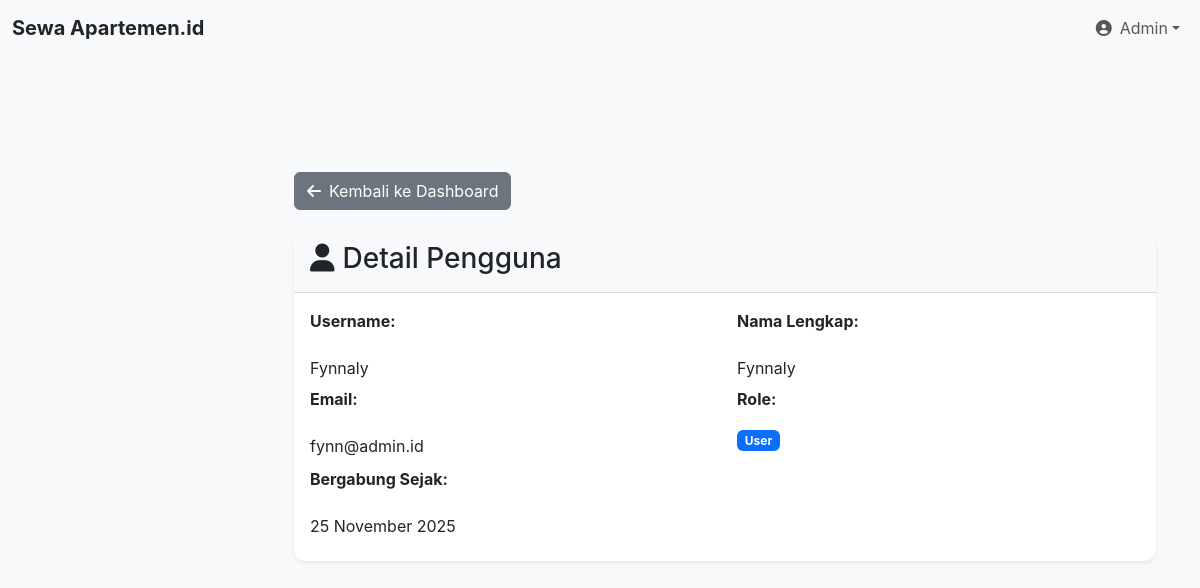
Page /view-user.php?id=4 (signed in) on the committed database.
### tables this page shows
CREATE TABLE `users` (
  `id` int(11) NOT NULL,
  `username` varchar(50) NOT NULL,
  `password` varchar(255) NOT NULL,
  `email` varchar(100) NOT NULL,
  `full_name` varchar(100) DEFAULT NULL,
  `created_at` timestamp NOT NULL DEFAULT current_timestamp(),
  `role` enum('user','admin') NOT NULL DEFAULT 'user'
);

### app/database.php (called while the page is built, shortened)
<?php
    class Database{
        private static $instance = null;
        private $connection;
        private $host = 'localhost';
        private $user = 'root';
        private $password = '';
        private $database = 'rent_apartment';
        private function __construct(){
            $this->connection = mysqli_connect($this->host, $this->user, $this->password, $this->database);
        }
        public static function getInstance(){
            if (self::$instance == null){
                self::$instance = new Database();
            }
            return self::$instance;
        }
        public function getConnection(){
            return $this->connection;
        }
    }
?>

### app/rentController.php (called while the page is built, shortened)
<?php
require_once 'database.php';
class rentController {
    private $connection;
    public function __construct() {
        $db = Database::getInstance();
        $this->connection = $db->getConnection();
    }
    public function getUserDetails($id) {
        $query = "SELECT id, username, email, full_name, role, created_at FROM users WHERE id = ?";
        $stmt = $this->connection->prepare($query);
        $stmt->bind_param("i", $id);
        $stmt->execute();
        return $stmt->get_result()->fetch_assoc();
    }
}

### view-user.php (the view, shortened to what this page needs)
<?php
require_once 'app/rentController.php';
 $rentController = new rentController();
 $user = null;
if (isset($_GET['id'])) {
    $userId = $_GET['id'];
    $user = $rentController->getUserDetails($userId);
} else {
    header("location: " . BASE_URL . "dashboard.php");
    exit();
}
?>
<!DOCTYPE html>
<html lang="id">
<head>
    <link href="https://cdn.jsdelivr.net/npm/bootstrap@5.3.2/dist/css/bootstrap.min.css" rel="stylesheet">
    <link rel="stylesheet" href="https://cdnjs.cloudflare.com/ajax/libs/font-awesome/6.4.0/css/all.min.css">
    <link rel="stylesheet" href="assets/css/dashboard.css">
</head>
<body>
    <nav class="navbar navbar-expand-lg navbar-light bg-light fixed-top">
        <div class="container-fluid">
            <a class="navbar-brand fw-bold text-dark" href="<?php echo BASE_URL; ?>dashboard.php">Sewa Apartemen.id</a>
            <div class="collapse navbar-collapse">
                <ul class="navbar-nav ms-auto">
                    <li class="nav-item dropdown">
                        <a class="nav-link dropdown-toggle d-flex align-items-center" href="#" role="button" data-bs-toggle="dropdown">
                            <i class="fas fa-user-circle me-2"></i>
                            <span><?php echo htmlspecialchars($_SESSION['full_name']); ?></span>
                        </a>
                    </li>
                </ul>
            </div>
        </div>
    </nav>
    <main class="main-content" style="margin-top: 80px;">
        <div class="container-fluid">
            <a href="<?php echo BASE_URL; ?>dashboard.php" class="btn btn-secondary mb-4"><i class="fas fa-arrow-left me-2"></i>Kembali ke Dashboard</a>
            <div class="card">
                <div class="card-header">
                    <h3><i class="fas fa-user me-2"></i>Detail Pengguna</h3>
                </div>
                <div class="card-body">
                    <div class="row">
                        <div class="col-md-6">
                            <p><strong>Username:</strong></p>
                            <p class="form-control-plaintext"><?php echo htmlspecialchars($user['username']); ?></p>
                        </div>
                        <div class="col-md-6">
                            <p><strong>Nama Lengkap:</strong></p>
                            <p class="form-control-plaintext"><?php echo htmlspecialchars($user['full_name']); ?></p>
                        </div>
                    </div>
                    <div class="row">
                        <div class="col-md-6">
                            <p><strong>Email:</strong></p>
                            <p class="form-control-plaintext"><?php echo htmlspecialchars($user['email']); ?></p>
                        </div>
                        <div class="col-md-6">
                            <p><strong>Role:</strong></p>
                            <p><span class="badge bg-<?php echo $user['role'] == 'admin' ? 'danger' : 'primary'; ?>"><?php echo ucfirst($user['role']); ?></span></p>
                        </div>
                    </div>
                    <div class="row">
                        <div class="col-md-6">
                            <p><strong>Bergabung Sejak:</strong></p>
                            <p class="form-control-plaintext"><?php echo date('d F Y', strtotime($user['created_at'])); ?></p>
                        </div>
                    </div>
                </div>
            </div>
        </div>
    </main>
</body>
</html>

### assets/css/dashboard.css (style rules this page uses)
:root { --bs-primary: #4f46e5; --bs-secondary: #6c757d; --bs-success: #198754; --bs-info: #0dcaf0; --bs-warning: #ffc107; --bs-danger: #dc3545; --bs-light: #f8f9fa; --bs-dark: #212529; --sidebar-width: 250px; --top-navbar-height: 60px; }
body { font-family: 'Inter', sans-serif; background-color: var(--bs-light); padding-top: var(--top-navbar-height); }
.main-content { margin-left: var(--sidebar-width); padding-top: 2rem; padding-left: 2rem; padding-right: 2rem; min-height: calc(100vh - var(--top-navbar-height)); transition: margin-left 0.3s ease-in-out; }
.card { border: none; border-radius: 0.75rem; box-shadow: 0 0.125rem 0.25rem rgba(0, 0, 0, .075); }
.card-header { background-color: var(--bs-light); border-bottom: 1px solid rgba(0, 0, 0, .125); font-weight: 600; }

### rows in the picture
users: username "Fynnaly", full_name "Fynnaly", email "fynn@admin.id", role "User", created_at "25 November 2025"

### other values in the picture
$_SESSION['full_name'] "Admin"
